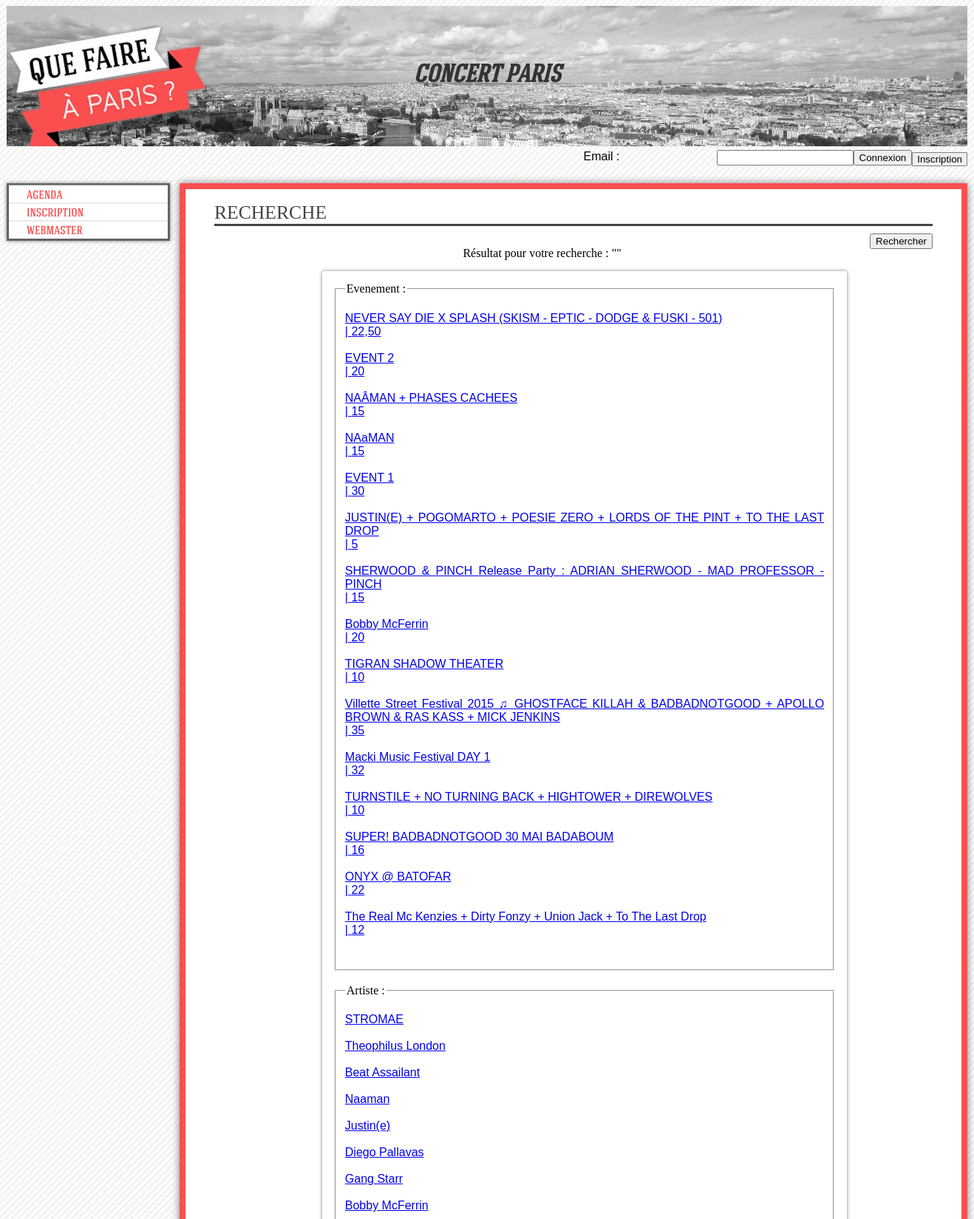
Page /recherche.php (upper part) on the committed database.
### tables this page shows
CREATE TABLE IF NOT EXISTS `t_evenement` (
  `EVENEMENT_ID` int(6) NOT NULL,
  `LIEU_ID` int(6) NOT NULL,
  `EVENEMENT_Libelle` varchar(255) NOT NULL,
  `EVENEMENT_Description` text,
  `EVENEMENT_Prix` varchar(255) DEFAULT NULL,
  `EVENEMENT_Horaire` varchar(255) DEFAULT NULL,
  `EVENEMENT_Date` date DEFAULT NULL
);

CREATE TABLE IF NOT EXISTS `t_artiste` (
  `PERSONNE_ID` int(6) NOT NULL,
  `PAYS_ID` int(6) NOT NULL,
  `ARTISTE_Age` int(4) DEFAULT NULL,
  `ARTISTE_Description` text,
  `PERSONNE_Pseudo` varchar(255) DEFAULT NULL,
  `PERSONNE_Nom` varchar(255) DEFAULT NULL,
  `PERSONNE_Mdp` varchar(255) DEFAULT NULL,
  `PERSONNE_TypeUser` varchar(255) DEFAULT NULL,
  `PERSONNE_Photo` varchar(255) NOT NULL,
  `PERSONNE_Mail` varchar(255) DEFAULT NULL,
  `PERSONNE_Tel` varchar(255) DEFAULT NULL
);

### recherche.php (the view, shortened to what this page needs)
<?php include("include/header.php");
$link = connectDB();
?>
<h1>Recherche</h1>
<?php include("include/search.php");?>
<br />
	<?php
		echo '<center>Résultat pour votre recherche : "'. $_GET["Recherche"] .'"</center>';
	?>
<div class="divRecherche">
	<fieldset>
		<legend>Evenement :</legend>
        <p>
			<?php
				$select =  'SELECT EVENEMENT_ID,EVENEMENT_Libelle, LIEU_Libelle, EVENEMENT_Prix
							FROM `t_lieu`, t_evenement
							WHERE EVENEMENT_Libelle LIKE "%'. $_GET["Recherche"] .'%"
							AND t_evenement.LIEU_ID = t_lieu.LIEU_ID;';
				$result = mysql_query($select, $link) or die('Erreur : ' . mysql_error());
				if(mysql_num_rows($result) > 0){
					while($total = mysql_fetch_assoc($result)){
						echo ('<a href="evenement.php?E_ID=' . $total["EVENEMENT_ID"] . '">' . $total["EVENEMENT_Libelle"] . ' <br /> '. $total["LIEU_Nom"] . ' | '. $total["EVENEMENT_Prix"] .'</a><br/><br/>');
						}
					}
					else{
						echo ('Aucun résultat n\'a été trouvé dans cette rubrique.');
					}
			?>
        </p>
	</fieldset> <br />
	<fieldset>
		<legend>Artiste :</legend>
        <p>
			<?php
				$select =  'SELECT PERSONNE_ID, PERSONNE_Nom, PERSONNE_TypeUser
							FROM `t_artiste`
							WHERE PERSONNE_Nom LIKE "%'. $_GET["Recherche"].'%";';
				$result = mysql_query($select, $link) or die('Erreur : ' . mysql_error());
				if(mysql_num_rows($result) > 0){
					while($total = mysql_fetch_assoc($result)){
						echo ('<a href="fiche.php?ID=' . $total["PERSONNE_ID"] . '&TYPE=' . $total["PERSONNE_TypeUser"] . '">' . $total["PERSONNE_Nom"] . '</a><br/><br/>');
					}
				}else{
					echo ('Aucun résultat n\'a été trouvé dans cette rubrique.');
				}
			?>
        </p>
	</fieldset> <br />
	 <br />
 <br />
 </div>
 <?php include("include/footer.php");?>

### configuration.css (style rules this page uses)
body { background: url('./images/bg-stripe.gif') repeat; }
#corps h1 { border-top:white; border-left:white; border-right:white; border-bottom:3px solid #444; text-transform: uppercase; font-family: 'hagin_caps_mediumregular'; font-weight: lighter; -webkit-animation: h1 4s linear 0s infinite alternate; animation: h1 4s linear 0s infinite alternate; color: #444; text-align: left; margin-bottom: 10px; font-family: Verdana, serif; font-size:1.6em; }
p { font-family: Arial; }
.divRecherche { padding-left: 15px; margin-left:15%; margin-top: 15px; margin-bottom: 15px; width: 70%; padding: 15px; border-radius:3px; box-shadow: 0 0 5px rgba( 0, 0, 0, 0.5), 0 -1px 0 rgba( 255, 255, 255, 0.4); -webkit-transition: all 0.6s; -moz-transition: all 0.6s; -ms-transition: all 0.6s; -o-transition: all 0.6s; transition: all 0.6s; }

### rows in the picture
t_evenement: EVENEMENT_Libelle "NEVER SAY DIE X SPLASH (SKISM - EPTIC - DODGE & FUSKI - 501)", EVENEMENT_Prix "22,50"
t_evenement: EVENEMENT_Libelle "EVENT 2", EVENEMENT_Prix "20"
t_evenement: EVENEMENT_Libelle "NAÂMAN + PHASES CACHEES", EVENEMENT_Prix "15"
t_evenement: EVENEMENT_Libelle "NAaMAN", EVENEMENT_Prix "15"
t_evenement: EVENEMENT_Libelle "EVENT 1", EVENEMENT_Prix "30"
t_evenement: EVENEMENT_Libelle "JUSTIN(E) + POGOMARTO + POESIE ZERO + LORDS OF THE PINT + TO THE LAST DROP", EVENEMENT_Prix "5"
t_evenement: EVENEMENT_Libelle "SHERWOOD & PINCH Release Party : ADRIAN SHERWOOD - MAD PROFESSOR - PINCH", EVENEMENT_Prix "15"
t_evenement: EVENEMENT_Libelle "Bobby McFerrin", EVENEMENT_Prix "20"
t_evenement: EVENEMENT_Libelle "TIGRAN SHADOW THEATER", EVENEMENT_Prix "10"
t_evenement: EVENEMENT_Libelle "Villette Street Festival 2015 ♫ GHOSTFACE KILLAH & BADBADNOTGOOD + APOLLO BROWN & RAS KASS + MICK JENKINS", EVENEMENT_Prix "35"
t_evenement: EVENEMENT_Libelle "Macki Music Festival DAY 1", EVENEMENT_Prix "32"
t_evenement: EVENEMENT_Libelle "TURNSTILE + NO TURNING BACK + HIGHTOWER + DIREWOLVES", EVENEMENT_Prix "10"
t_evenement: EVENEMENT_Libelle "SUPER! BADBADNOTGOOD 30 MAI BADABOUM", EVENEMENT_Prix "16"
t_evenement: EVENEMENT_Libelle "ONYX @ BATOFAR", EVENEMENT_Prix "22"
t_evenement: EVENEMENT_Libelle "The Real Mc Kenzies + Dirty Fonzy + Union Jack + To The Last Drop", EVENEMENT_Prix "12"
t_artiste: PERSONNE_Nom "STROMAE"
t_artiste: PERSONNE_Nom "Theophilus London"
t_artiste: PERSONNE_Nom "Beat Assailant"
t_artiste: PERSONNE_Nom "Naaman"
t_artiste: PERSONNE_Nom "Justin(e)"
t_artiste: PERSONNE_Nom "Diego Pallavas"
t_artiste: PERSONNE_Nom "Gang Starr"
t_artiste: PERSONNE_Nom "Bobby McFerrin"
